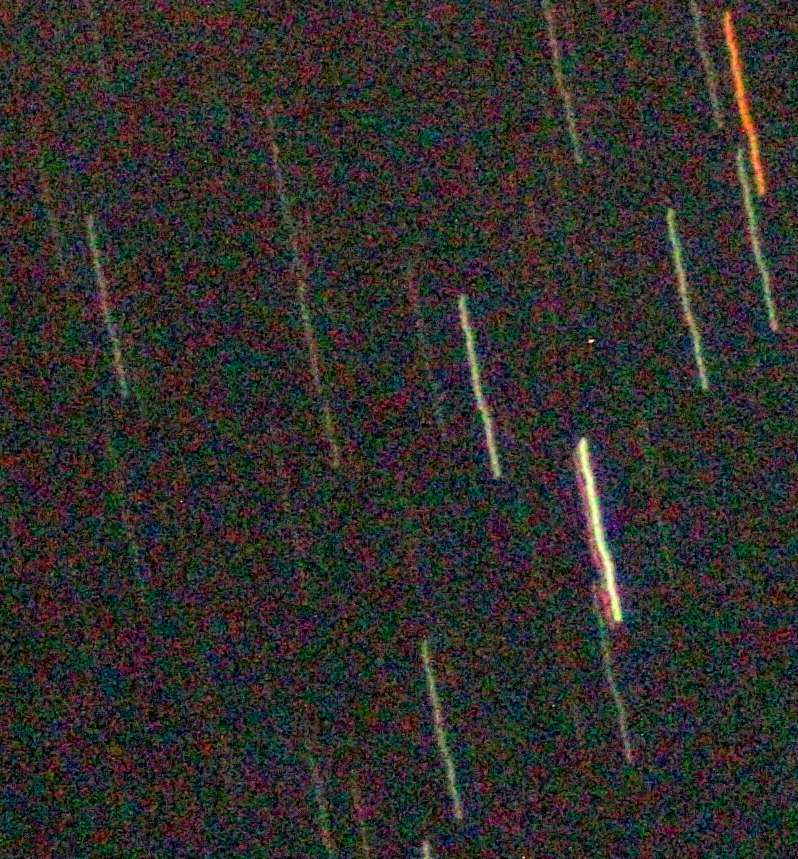
#> input picture examples/westphalia.png, 798 x 859 px
$ python -i drift_detect.py   (imports and definitions only)
#> lines starting #> are read from the running program, lines starting #| are printed output that depends on the picture; after the words box and inside, x2 and y2 are one past the last pixel; in counts of white or black regions, pixels touching at a corner belong together
from typing import List, Tuple
import numpy as np
import cv2
import imutils
import imutils.contours
import statistics

from skimage import measure

class TrackRect:
    def __init__(self, left, right, top, bottom):
        self.left = left
        self.right = right
        self.top = top
        self.bottom = bottom
        self.w = self.right - self.left + 1
        self.h = self.bottom - self.top + 1

    def point_inside_rect(self, x : int, y : int) -> bool:
        return x >= self.left and x <= self.right and y >= self.top and y <= self.bottom

    # [41 lines left out: functions detect_overlap, extract_track, not called in this run]

def detect_bold_tracks(gray : np.ndarray,
                       num_tracks : int = 4,
                       smooth_size : int = 11,
                       blur_size : int = 35,
                       threshold_k : float = 1.1) -> List[TrackRect]:
    if blur_size % 2 == 0:
        blur_size += 1
    if smooth_size % 2 == 0:
        smooth_size += 1
    gray = gray / np.amax(gray)
    smooth = cv2.GaussianBlur(gray, (11,11), 0)
    blurred = cv2.GaussianBlur(gray, (blur_size, blur_size), 0)
    mask = smooth > blurred * threshold_k + 0.01
    mask = mask.astype('uint8')

    kernel = cv2.getStructuringElement(cv2.MORPH_ELLIPSE, (3,3))
    blob = cv2.morphologyEx(mask, cv2.MORPH_OPEN, kernel)
    kernel = cv2.getStructuringElement(cv2.MORPH_ELLIPSE, (5,5))
    blob = cv2.morphologyEx(blob, cv2.MORPH_CLOSE, kernel)

    labels = measure.label(blob, connectivity=2, background=0)

    numpixels = []

    for label in np.unique(labels):
        if label == 0:
            continue
        label_mask = np.zeros(mask.shape, dtype="uint8")
        label_mask[labels == label] = 1
        num_pixels = cv2.countNonZero(label_mask)
        numpixels.append(num_pixels)

    numpixels = sorted(numpixels, reverse=True)

    if len(numpixels) == 0:
        return None

    tracks = []
    min_pixels = (numpixels[:num_tracks])[-1]
    for label in np.unique(labels):
        if label == 0:
            continue
        label_mask = np.zeros(mask.shape, dtype="uint8")
        label_mask[labels == label] = 1
        num_pixels = cv2.countNonZero(label_mask)
        if num_pixels < min_pixels:
            continue

        contours = cv2.findContours(label_mask,
                                    cv2.RETR_EXTERNAL,
                                    cv2.CHAIN_APPROX_SIMPLE)
        contours = imutils.grab_contours(contours)
        if len(contours) != 1:
            raise ValueError()
        contour = contours[0]
        left = np.inf
        right = -np.inf
        top = np.inf
        bottom = -np.inf
        for point in contour:
            x, y = point[0]
            left = min(left, x)
            right = max(right, x)
            top = min(top, y)
            bottom = max(bottom, y)
        tracks.append(TrackRect(left, right, top, bottom))

    return tracks

# [125 lines left out: functions clear_overlapped, clear_bad_size, correlate_tracks, mean_track, track_to_points, smooth_track_points and 2 more, not called in this run]

>>> import cv2
>>> picture = cv2.imread('examples/westphalia.png', cv2.IMREAD_GRAYSCALE)
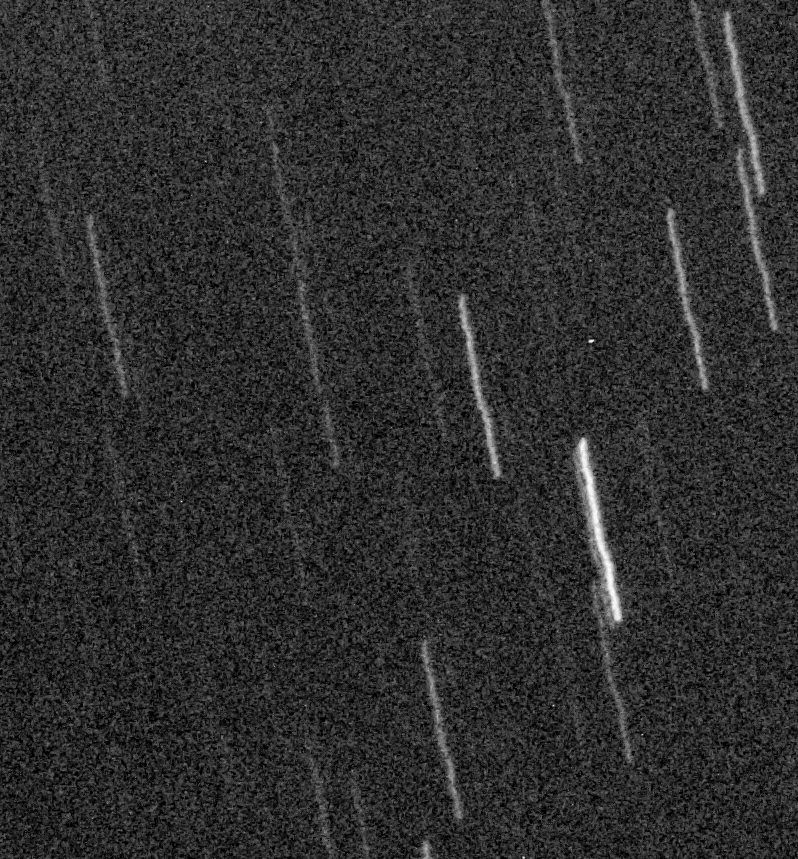
#> picture: shape (859, 798); min 0, max 252, mean 46.4
>>> result = detect_bold_tracks(picture)
#> in detect_bold_tracks, `blurred = cv2.GaussianBlur(gray, (blur_size, blur_size), 0)`:
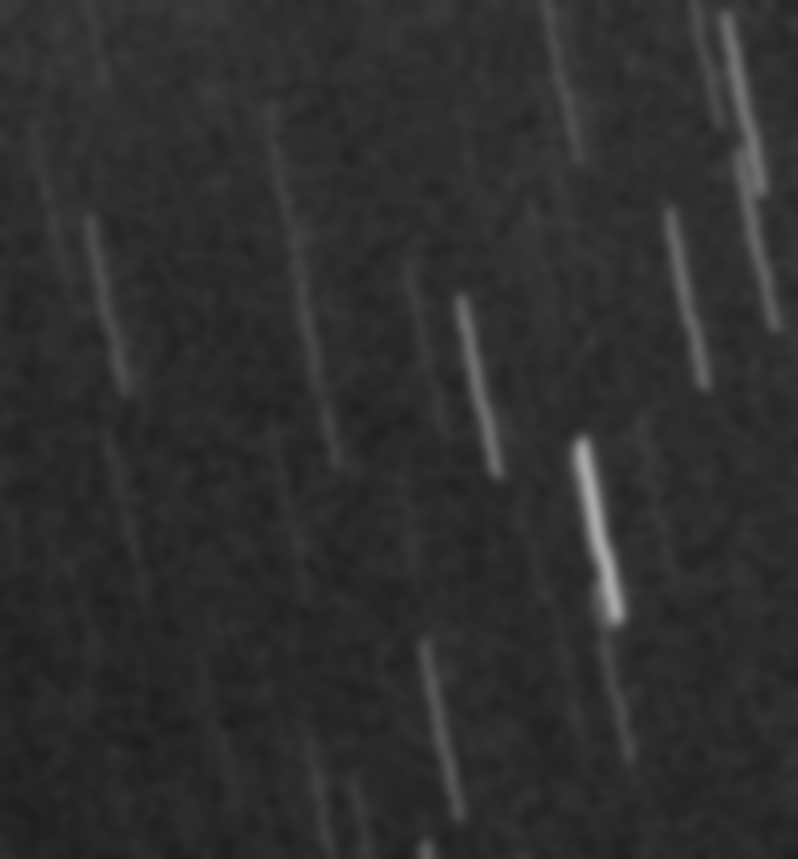
#> blurred: shape (859, 798) float64; min 0.121, max 0.667, mean 0.184
#> in detect_bold_tracks, `mask = smooth > blurred * threshold_k + 0.01`:
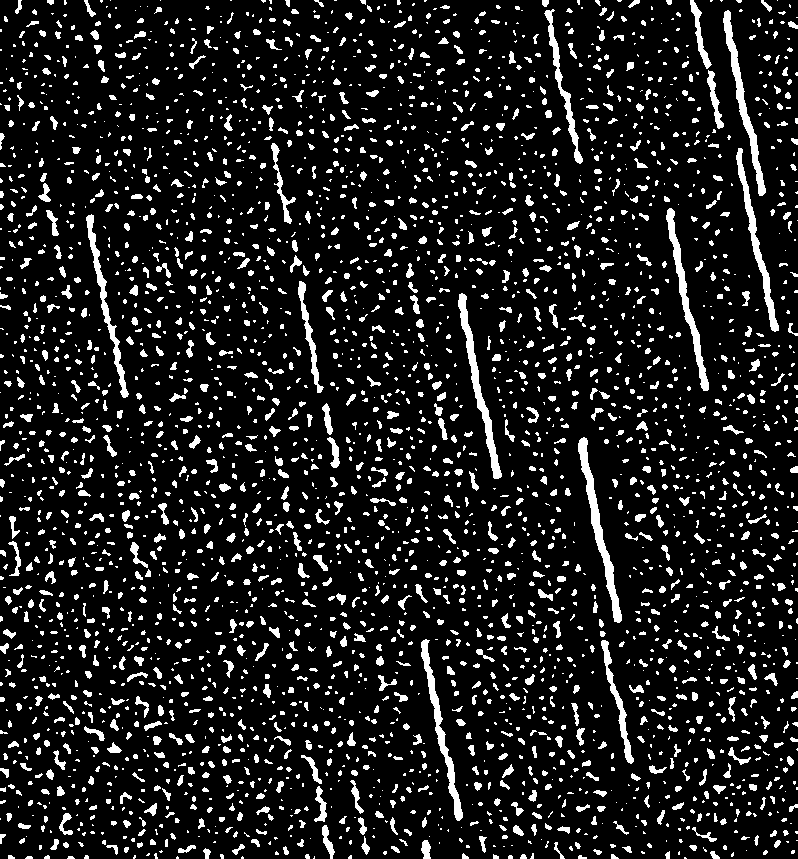
#> mask: shape (859, 798) bool; 11.7% white; 3359 white regions (2005 under 20 px), largest, box (x1, y1, x2, y2) and area: (578, 437, 622, 623) 1506, (458, 293, 502, 479) 1394, (723, 10, 766, 196) 1351
#> in detect_bold_tracks, `blob = cv2.morphologyEx(mask, cv2.MORPH_OPEN, kernel)`: blob: shape (859, 798); values 0 (black) and 1 (white), 10.3% white; 2673 white regions (1483 under 20 px), largest, box (x1, y1, x2, y2) and area: (578, 437, 622, 623) 1504, (458, 293, 502, 479) 1393, (723, 10, 766, 196) 1350
#> in detect_bold_tracks, `blob = cv2.morphologyEx(blob, cv2.MORPH_CLOSE, kernel)`:
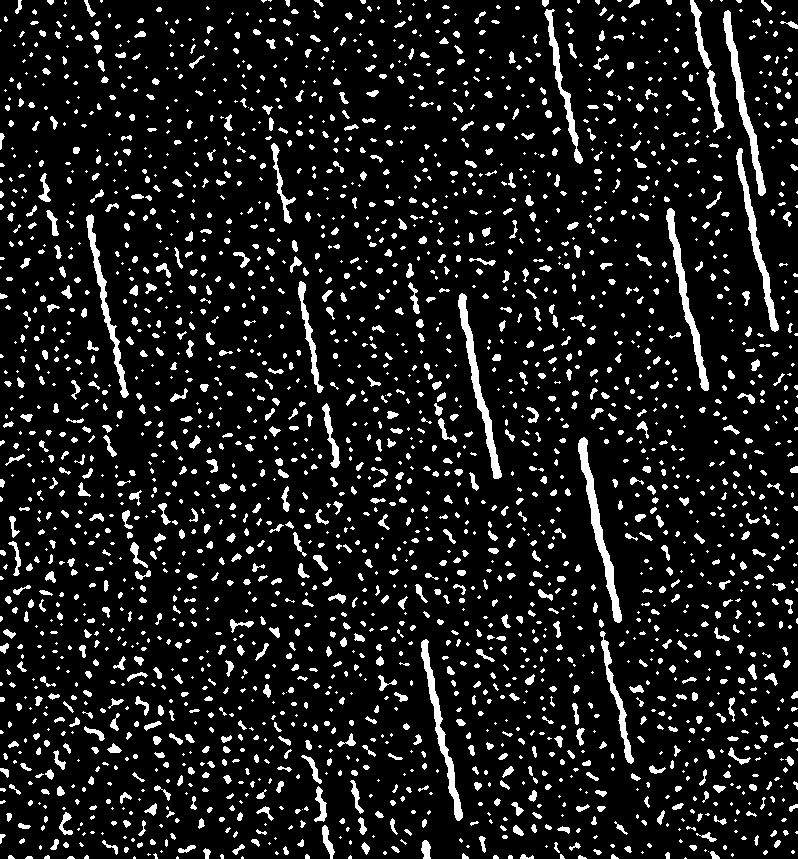
#> blob: shape (859, 798); values 0 (black) and 1 (white), 10.6% white; 2469 white regions (1272 under 20 px), largest, box (x1, y1, x2, y2) and area: (578, 437, 622, 623) 1508, (458, 293, 502, 479) 1395, (723, 10, 766, 196) 1359
#> in detect_bold_tracks, `labels = measure.label(blob, connectivity=2, background=0)`:
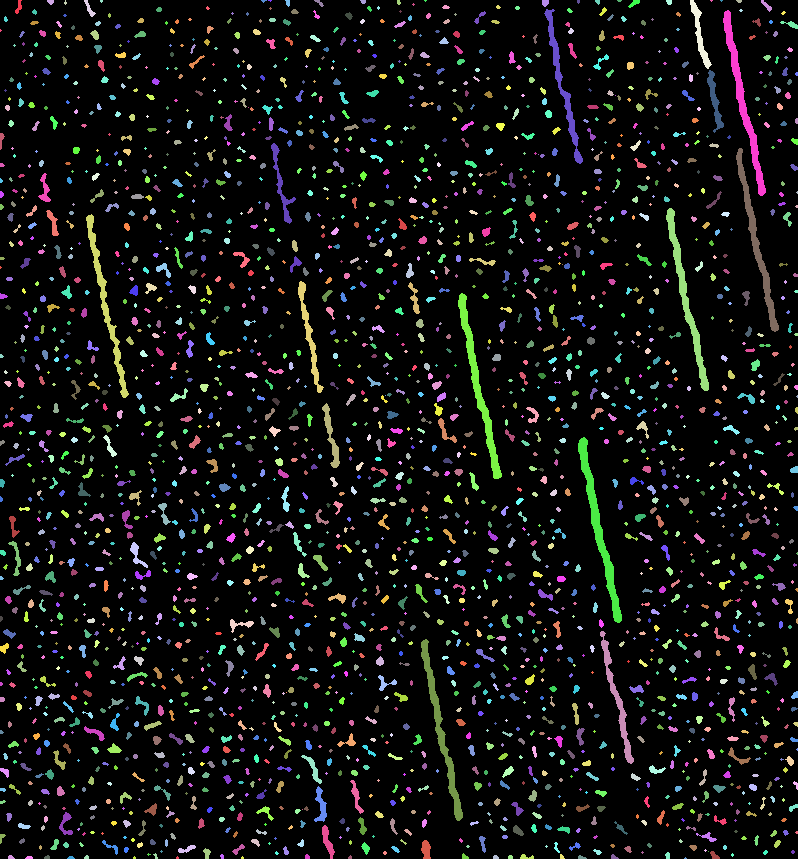
#> labels: shape (859, 798) int64; 2470 distinct labels, from 0 to 2469; one colour per label, 0 black
#> the loop in detect_bold_tracks, `for label in np.unique(labels):` made 2470 passes
#> num_pixels on passes 2 to 4: 52, 26, 9
#> after the loop in detect_bold_tracks, `for label in np.unique(labels):`:
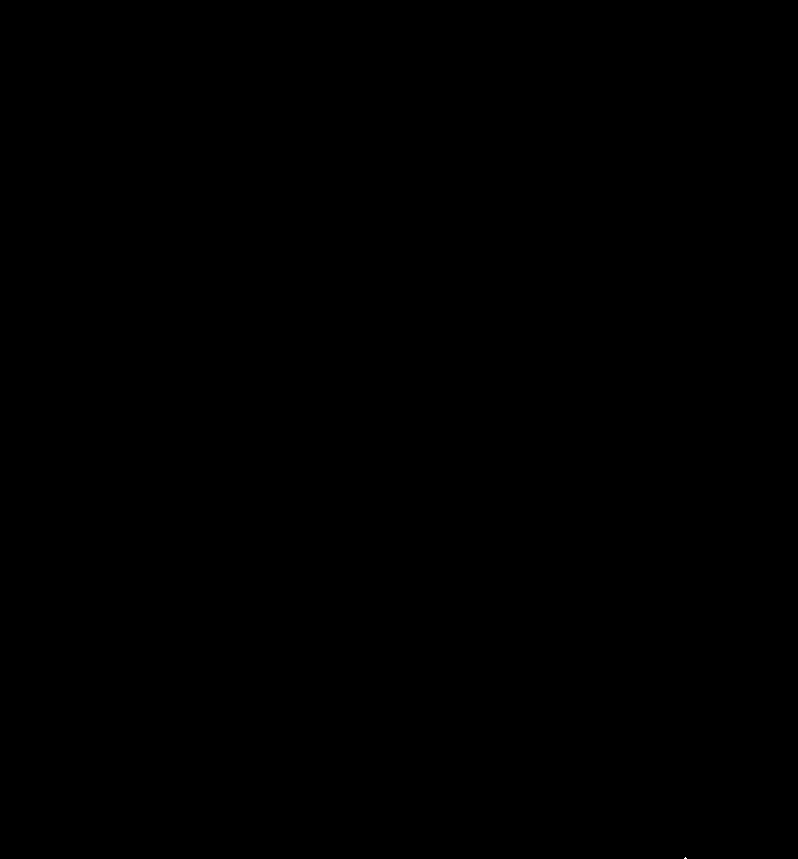
#> label_mask: shape (859, 798); values 0 (black) and 1 (white), 0% white in thin lines or dots, all inside (x1, y1, x2, y2) = (684, 857, 687, 859)
#> after the loop in detect_bold_tracks, `for label in np.unique(labels):`: numpixels = 2469 values, max 1508 at index 1191, min 1 at index 265, mean 29.31
#> in detect_bold_tracks, `numpixels = sorted(numpixels, reverse=True)`: numpixels = 2469 values, max 1508 at index 0, min 1 at index 2461, mean 29.31
#> in detect_bold_tracks, `min_pixels = (numpixels[:num_tracks])[-1]`: min_pixels = 1290
#> after the loop in detect_bold_tracks, `for label in np.unique(labels):`: tracks = 4 items
#> result = 4 items
